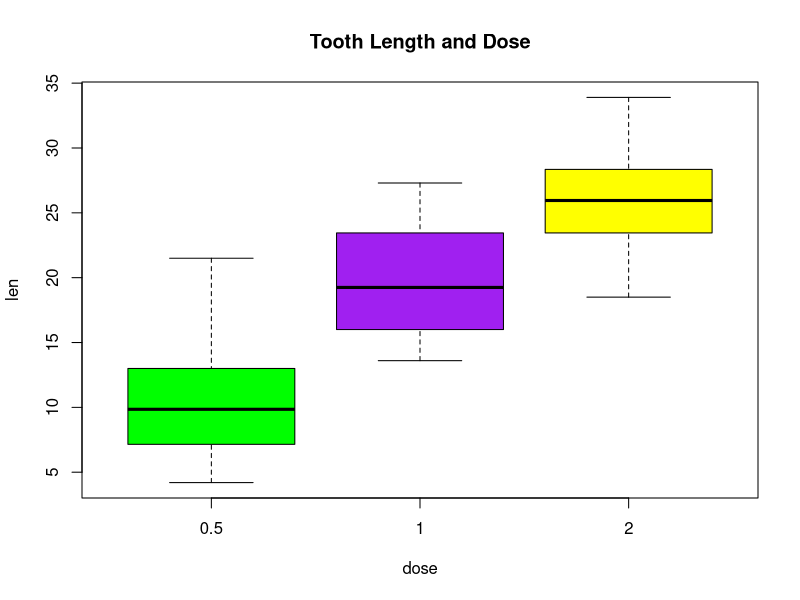
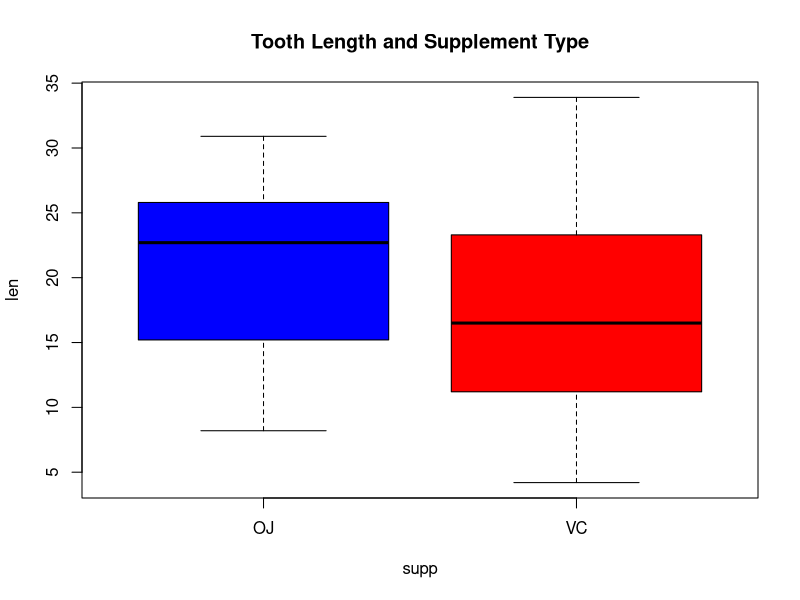
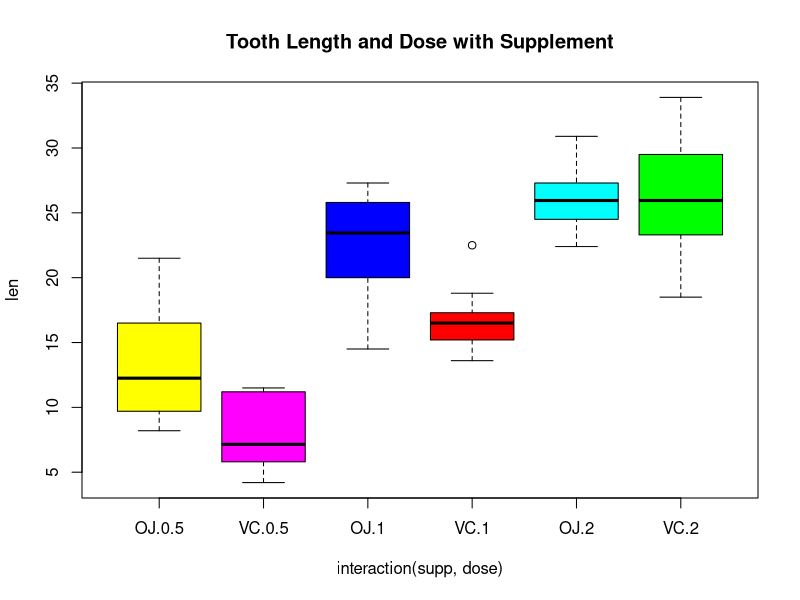

R code for these plots, in order:
## ---- chunk 1
library(datasets)
str(ToothGrowth)
ToothGrowth$dose <- as.factor(ToothGrowth$dose)
## ---- chunk 2
summary(ToothGrowth)
## ---- chunk 3
boxplot(len~dose,data=ToothGrowth,col=c("green","purple","yellow"),main="Tooth Length and Dose")
## ---- chunk 4
boxplot(len~supp,data=ToothGrowth,col=c("blue","red"),main="Tooth Length and Supplement Type")
## ---- chunk 5
boxplot(len~interaction(supp,dose),data=ToothGrowth,main="Tooth Length and Dose with Supplement",col=sample(rainbow(6)))
## ---- chunk 6
oj <- ToothGrowth[ToothGrowth$supp=="OJ",]
vc <- ToothGrowth[ToothGrowth$supp=="VC",]
oj05 <- oj[oj$dose==0.5,]
oj10 <- oj[oj$dose==1.0,]
oj20 <- oj[oj$dose==2.0,]
vc05 <- vc[vc$dose==0.5,]
vc10 <- vc[vc$dose==1.0,]
vc20 <- vc[vc$dose==2.0,]

#t test vc and oj then dose = 0.5    
vcoj0.5 <- t.test(len~supp,data=rbind(vc05,oj05),var.equal=FALSE)

#t test vc and oj then dose = 1.0 
vcoj1.0 <- t.test(len~supp,data=rbind(vc10,oj10),var.equal=F)

#t test vc and oj then dose = 2.0    
vcoj2.0 <- t.test(len~supp,data=rbind(vc20,oj20),var.equal=F)
## ---- chunk 7
#0.5 vs 1.0
vc0.5and1.0 <- t.test(len~dose,data=rbind(vc05,vc10),var.equal=TRUE)
oj0.5and1.0 <- t.test(len~dose,data=rbind(oj05,oj10),var.equal=TRUE)

#1.0 vs 2.0
vc1.0and2.0 <- t.test(len~dose,data=rbind(vc10,vc20),var.equal=TRUE)
oj1.0and2.0 <- t.test(len~dose,data=rbind(oj10,oj20),var.equal=TRUE)

#0.5 vs 2.0
vc0.5and2.0 <- t.test(len~dose,data=rbind(vc05,vc20),var.equal=TRUE)
oj0.5and2.0 <- t.test(len~dose,data=rbind(oj05,oj20),var.equal=TRUE)
